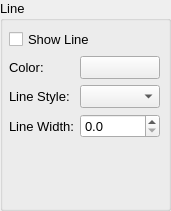
   <widget class="QGroupBox" name="groupBox_4">
    <property name="geometry">
     <rect>
      <x>410</x>
      <y>90</y>
      <width>171</width>
      <height>211</height>
     </rect>
    </property>
    <property name="font">
     <font>
      <pointsize>10</pointsize>
     </font>
    </property>
    <property name="title">
     <string>Line</string>
    </property>
    <widget class="QWidget" name="formLayoutWidget_3">
     <property name="geometry">
      <rect>
       <x>9</x>
       <y>29</y>
       <width>151</width>
       <height>171</height>
      </rect>
     </property>
     <layout class="QFormLayout" name="formLayout_3">
      <item row="1" column="0">
       <widget class="QLabel" name="label">
        <property name="text">
         <string>Color:</string>
        </property>
       </widget>
      </item>
      <item row="2" column="0">
       <widget class="QLabel" name="label_4">
        <property name="text">
         <string>Line Style:</string>
        </property>
       </widget>
      </item>
      <item row="3" column="0">
       <widget class="QLabel" name="label_5">
        <property name="text">
         <string>Line Width:</string>
        </property>
       </widget>
      </item>
      <item row="2" column="1">
       <widget class="QComboBox" name="cbLS"/>
      </item>
      <item row="1" column="1">
       <widget class="QPushButton" name="btnLCol">
        <property name="text">
         <string/>
        </property>
       </widget>
      </item>
      <item row="3" column="1">
       <widget class="QDoubleSpinBox" name="sbLW">
        <property name="decimals">
         <number>1</number>
        </property>
        <property name="singleStep">
         <double>0.100000000000000</double>
        </property>
       </widget>
      </item>
      <item row="0" column="0" colspan="2">
       <widget class="QCheckBox" name="chbL">
        <property name="text">
         <string>Show Line</string>
        </property>
       </widget>
      </item>
     </layout>
    </widget>
   </widget>
